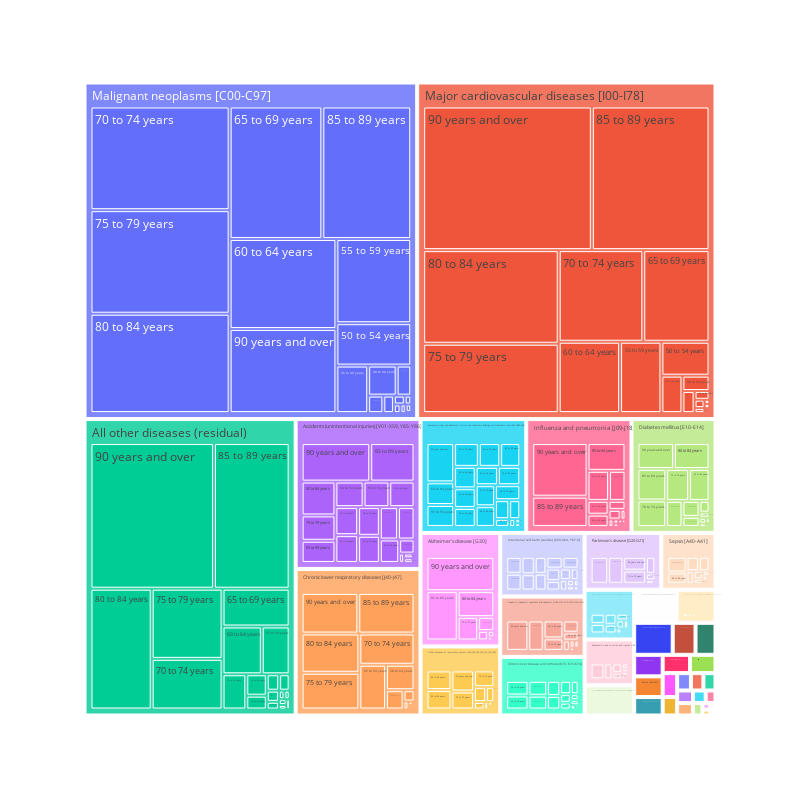

The code cell stored with this chart in its notebook:
### Code cell
px.treemap(dfn, path=["Cause of death","Age at time of death"], values="Deaths", height=800, width=800)

### Figure 1 — Plotly figure (JSON) as saved in the notebook; plotly's stock layout.template omitted (floating-point values rounded to 4 significant figures; data arrays with more than 128 entries replaced by an {"elided": "..."} marker saying what was removed)
{"data": [{"branchvalues": "total", "domain": {"x": [0, 1], "y": [0, 1]}, "hovertemplate": "labels=%{label}<br>Deaths=%{value}<br>parent=%{parent}<br>id=%{id}<extra></extra>", "ids": {"elided": "695 str values"}, "labels": {"elided": "695 str values"}, "name": "", "parents": {"elided": "695 str values"}, "type": "treemap", "values": {"elided": "695 int values"}}], "layout": {"height": 800, "legend": {"tracegroupgap": 0}, "margin": {"t": 60}, "width": 800}}
